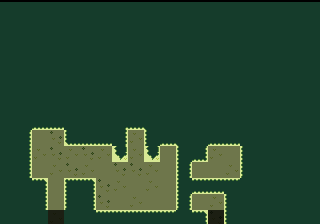

Rendered tile map (Tiled .tmx) drawn with the repository's tilesets; below, a short description and the full map source, tile grids included:
An orthogonal 20x14 tile map with 16x16 px tiles, 4 tile layers (background, collision, walls, foreground), 2 tilesets and 10 objects (3x pushblock, 2x spawnpoint, ghost, switch, door, ...).

<map version="1.0" orientation="orthogonal" width="20" height="14" tilewidth="16" tileheight="16">
 <properties>
  <property name="Music" value="SpiritGuardIndoors" />
  <property name="Name" value="VILLAGE" />
 </properties>
 <tileset firstgid="1" name="tilemap" tilewidth="16" tileheight="16">
  <tileoffset x="0" y="2" />
  <image source="gfx/tilemap.png" width="160" height="320" />
 </tileset>
 <tileset firstgid="201" name="objects" tilewidth="16" tileheight="16">
  <image source="gfx/objects.png" width="192" height="16" />
 </tileset>
 <layer name="background" width="20" height="14" opacity="0.51">
  <data encoding="csv">
79,79,78,77,77,78,77,79,78,79,78,78,78,79,77,79,78,79,79,79,
78,77,77,79,77,79,77,79,78,78,77,79,78,78,77,79,78,79,78,79,
77,77,78,79,77,79,79,77,79,79,77,79,78,79,78,78,78,78,79,77,
77,77,77,77,77,78,78,78,77,78,79,79,79,77,79,79,77,79,77,77,
77,79,78,77,78,79,77,79,79,78,78,77,78,79,79,77,77,77,79,77,
77,77,78,78,79,79,79,79,77,77,77,77,79,79,77,78,78,77,78,77,
77,77,79,78,77,78,79,79,79,77,78,79,79,78,77,78,78,79,77,79,
79,79,78,78,77,78,79,77,77,79,77,78,77,78,79,78,79,77,77,78,
78,78,79,78,78,77,77,77,77,77,77,79,79,77,79,77,77,79,79,77,
77,79,77,78,77,78,77,77,77,79,79,77,79,77,79,77,79,77,77,77,
78,79,79,77,78,77,79,78,78,77,79,79,79,79,77,77,78,79,79,78,
79,79,78,79,78,78,78,77,79,77,79,78,79,77,78,78,78,77,79,78,
78,77,78,79,77,79,78,79,77,79,79,78,79,77,77,77,77,77,77,77,
78,77,79,77,78,79,78,78,79,79,79,78,78,78,78,78,78,77,77,78
</data>
 </layer>
 <layer name="collision" width="20" height="14">
  <data encoding="csv">
48,48,48,48,48,48,48,48,48,48,48,48,48,48,48,48,48,48,48,48,
48,48,48,48,48,48,48,48,48,48,48,48,48,48,48,48,48,48,48,48,
48,48,48,48,48,48,48,48,48,48,48,48,48,48,48,48,48,48,48,48,
48,48,48,48,48,48,48,48,48,48,48,48,48,48,48,48,48,48,48,48,
48,48,48,48,48,48,48,48,48,48,48,48,48,48,48,48,48,48,48,48,
48,48,48,48,48,48,48,48,48,48,48,48,48,48,48,48,48,48,48,48,
48,48,48,48,48,48,48,48,48,48,48,48,48,48,48,48,48,48,48,48,
48,48,8,8,48,48,48,7,8,9,48,48,48,48,48,48,48,48,48,48,
48,17,0,0,57,8,8,17,0,19,8,9,48,58,58,48,48,48,48,48,
48,17,0,0,0,0,0,30,0,30,0,47,59,0,0,47,48,48,48,48,
48,17,0,0,0,0,0,0,0,0,0,74,0,0,0,47,48,48,48,48,
48,48,39,0,37,39,0,0,0,0,0,47,65,65,38,48,48,48,48,48,
48,48,17,0,19,17,0,0,0,0,0,74,0,0,47,48,48,48,48,48,
48,48,48,0,48,48,28,28,28,28,28,48,39,0,47,48,48,48,48,48
</data>
 </layer>
 <layer name="walls" width="20" height="14" opacity="0.98">
  <data encoding="csv">
0,0,0,0,0,0,0,0,0,0,0,0,0,0,0,0,0,0,0,0,
0,0,0,0,0,0,0,0,0,0,0,0,0,0,0,0,0,0,0,0,
0,0,0,0,0,0,0,0,0,0,0,0,0,0,0,0,0,0,0,0,
0,0,0,0,0,0,0,0,0,0,0,0,0,0,0,0,0,0,0,0,
0,0,0,0,0,0,0,0,0,0,0,0,0,0,0,0,0,0,0,0,
0,0,0,0,0,0,0,0,0,0,0,0,0,0,0,0,0,0,0,0,
0,0,0,0,0,0,0,0,0,0,0,0,0,0,0,0,0,0,0,0,
0,0,0,0,0,0,0,0,0,0,0,0,0,0,0,0,0,0,0,0,
0,0,0,0,0,0,0,0,0,0,0,0,0,0,0,0,0,0,0,0,
0,0,0,0,0,0,0,0,0,0,0,0,0,0,0,0,0,0,0,0,
0,0,0,0,0,0,0,0,0,0,0,0,0,0,0,0,0,0,0,0,
0,0,0,0,0,0,0,0,0,0,0,0,0,0,0,0,0,0,0,0,
0,0,0,0,0,0,0,0,0,0,0,0,0,0,0,0,0,0,0,0,
0,0,0,0,0,0,0,0,0,0,0,0,0,0,0,0,0,0,0,0
</data>
 </layer>
 <objectgroup name="objects" width="20" height="14">
  <object type="ghost" gid="208" x="48" y="160" />
  <object type="pushblock" gid="205" x="128" y="208" />
  <object type="pushblock" gid="205" x="128" y="176" />
  <object name="pob3switch" type="switch" gid="211" x="224" y="176">
   <properties>
    <property name="door" value="POB3Door" />
   </properties>
  </object>
  <object name="POB3Door" type="door" gid="210" x="208" y="224" />
  <object type="pushblock" gid="205" x="128" y="192" />
  <object type="spawnpoint" gid="201" x="48" y="224">
   <properties>
    <property name="exitDirection" value="up" />
    <property name="name" value="pob2topob3" />
    <property name="targetmap" value="POB2" />
    <property name="targetspawn" value="pob2topob3" />
   </properties>
  </object>
  <object type="soul" gid="209" x="128" y="144">
   <properties>
    <property name="type" value="jump" />
   </properties>
  </object>
  <object type="enemy" gid="203" x="160" y="192" />
  <object type="spawnpoint" gid="201" x="208" y="224">
   <properties>
    <property name="exitDirection" value="up" />
    <property name="name" value="pob3topob4" />
    <property name="targetmap" value="POB4" />
    <property name="targetspawn" value="pob3topob4" />
   </properties>
  </object>
 </objectgroup>
 <layer name="foreground" width="20" height="14" opacity="0.5">
  <data encoding="csv">
0,0,0,0,0,0,0,0,0,0,0,0,0,0,0,0,0,0,0,0,
0,0,0,0,0,0,0,0,0,0,0,0,0,0,0,0,0,0,0,0,
0,0,0,0,0,0,0,0,0,0,0,0,0,0,0,0,0,0,0,0,
0,0,0,0,0,0,0,0,0,0,0,0,0,0,0,0,0,0,0,0,
0,0,0,0,0,0,0,0,0,0,0,0,0,0,0,0,0,0,0,0,
0,0,0,0,0,0,0,0,0,0,0,0,0,0,0,0,0,0,0,0,
0,0,0,0,0,0,0,0,0,0,0,0,0,0,0,0,0,0,0,0,
0,0,0,0,0,0,0,0,0,0,0,0,0,0,0,0,0,0,0,0,
0,0,0,0,0,0,0,0,0,0,0,0,0,0,0,0,0,0,0,0,
0,0,0,0,0,0,0,0,0,0,0,0,0,0,0,0,0,0,0,0,
0,0,0,0,0,0,0,0,0,0,0,0,0,0,0,0,0,0,0,0,
0,0,0,0,0,0,0,0,0,0,0,0,0,0,0,0,0,0,0,0,
0,0,0,0,0,0,0,0,0,0,0,0,0,0,0,0,0,0,0,0,
0,0,0,0,0,0,0,0,0,0,0,0,0,0,0,0,0,0,0,0
</data>
 </layer>
</map>
